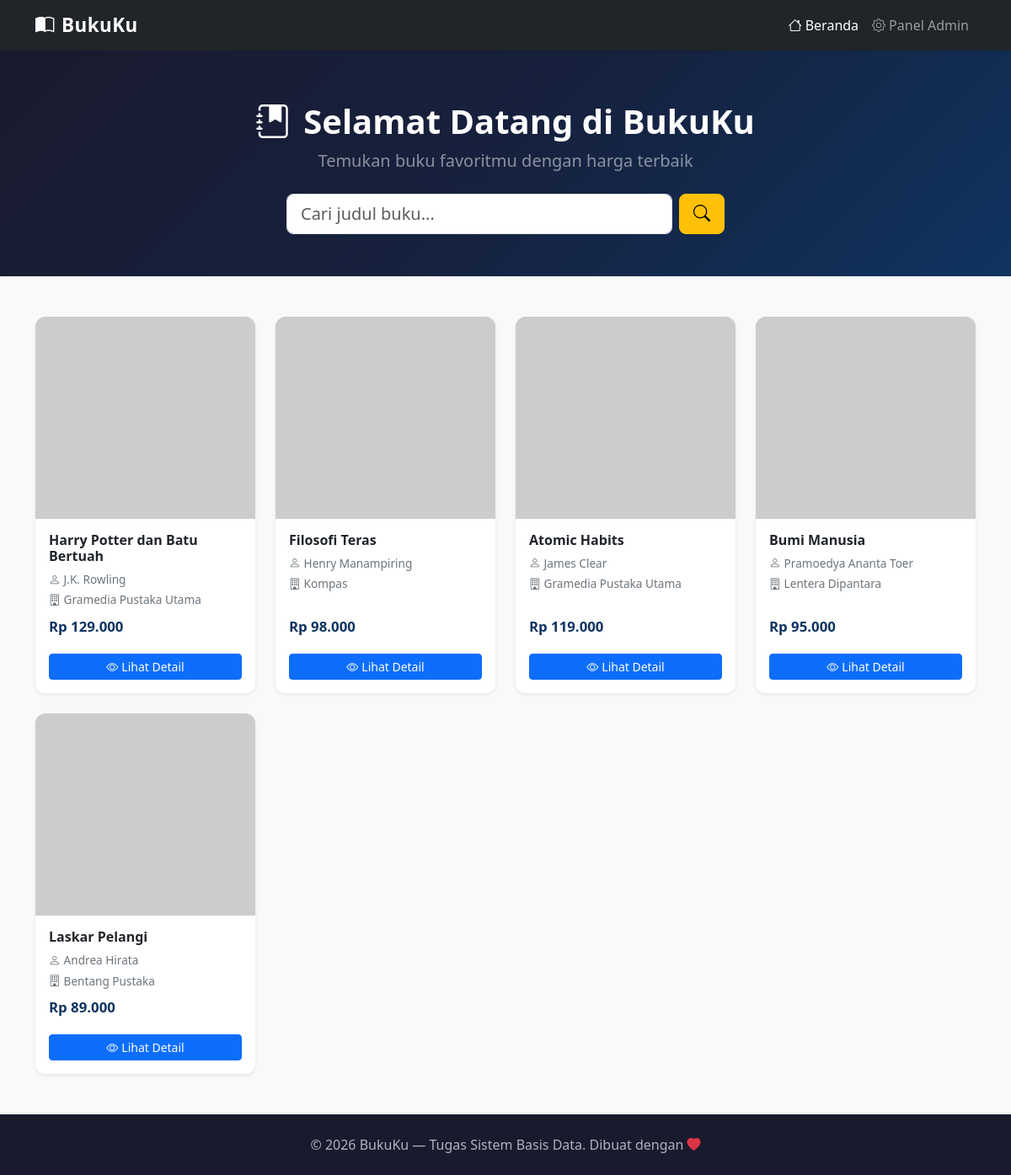
The page / on the database its author committed.
### tables this page shows
CREATE TABLE IF NOT EXISTS buku (
    id       INT(11)        NOT NULL AUTO_INCREMENT,
    judul    VARCHAR(150)   NOT NULL,
    penulis  VARCHAR(100)   NOT NULL,
    penerbit VARCHAR(100)   NOT NULL,
    harga    DECIMAL(12,0)  NOT NULL DEFAULT 0,
    stok     INT(11)        NOT NULL DEFAULT 0,
    deskripsi TEXT,
    cover    VARCHAR(255)   DEFAULT NULL,
    PRIMARY KEY (id)
);

### index.php (the view, shortened to what this page needs)
<?php
require_once 'config/koneksi.php';
$kataCari = isset($_GET['cari']) ? trim($_GET['cari']) : '';
if ($kataCari !== '') {
    $stmt = $koneksi->prepare("SELECT * FROM buku WHERE judul LIKE ? ORDER BY judul ASC");
    $paramCari = "%" . $kataCari . "%";
    $stmt->bind_param("s", $paramCari);
    $stmt->execute();
    $result = $stmt->get_result();
} else {
    $result = $koneksi->query("SELECT * FROM buku ORDER BY id DESC");
}
?>
<!DOCTYPE html>
<html lang="id">
<head>
    <link href="https://cdn.jsdelivr.net/npm/bootstrap@5.3.3/dist/css/bootstrap.min.css" rel="stylesheet">
    <link href="https://cdn.jsdelivr.net/npm/bootstrap-icons@1.11.3/font/bootstrap-icons.min.css" rel="stylesheet">
    <link href="assets/css/style.css" rel="stylesheet">
</head>
<body>
    <nav class="navbar navbar-expand-lg navbar-dark bg-dark sticky-top shadow-sm">
        <div class="container">
            <a class="navbar-brand" href="index.php">
                <i class="bi bi-book-half me-2"></i>BukuKu
            </a>
            <div class="collapse navbar-collapse" id="navbarNav">
                <ul class="navbar-nav ms-auto">
                    <li class="nav-item">
                        <a class="nav-link active" href="index.php"><i class="bi bi-house me-1"></i>Beranda</a>
                    </li>
                    <li class="nav-item">
                        <a class="nav-link" href="admin/index.php"><i class="bi bi-gear me-1"></i>Panel Admin</a>
                    </li>
                </ul>
            </div>
        </div>
    </nav>
    <section class="hero-section text-center">
        <div class="container">
            <h1><i class="bi bi-journal-bookmark-fill me-3"></i>Selamat Datang di BukuKu</h1>
            <p class="lead mt-2 mb-4 text-white-50">Temukan buku favoritmu dengan harga terbaik</p>
            <div class="search-wrapper">
                <form action="index.php" method="GET" class="d-flex gap-2">
                    <input
                        type="text"
                        name="cari"
                        class="form-control form-control-lg"
                        placeholder="Cari judul buku..."
                        value="<?= htmlspecialchars($kataCari) ?>"
                        autocomplete="off"
                    >
                    <button class="btn btn-warning btn-lg fw-bold" type="submit">
                        <i class="bi bi-search"></i>
                    </button>
                </form>
            </div>
        </div>
    </section>
    <main class="container my-5">
        <?php if ($result->num_rows > 0): ?>
            <div class="row row-cols-1 row-cols-sm-2 row-cols-md-3 row-cols-xl-4 g-4">
                <?php while ($buku = $result->fetch_assoc()): ?>
                    <div class="col">
                        <div class="card book-card shadow-sm">
                            <img
                                src="<?= $buku['cover'] ? htmlspecialchars($buku['cover']) : 'https://via.placeholder.com/300x400?text=No+Cover' ?>"
                                class="card-img-top"
                                alt="Cover <?= htmlspecialchars($buku['judul']) ?>"
                                onerror="this.src='https://via.placeholder.com/300x400?text=No+Cover'"
                            >
                            <div class="card-body p-3">
                                <h6 class="card-title"><?= htmlspecialchars($buku['judul']) ?></h6>
                                <p class="card-text penulis mb-1">
                                    <i class="bi bi-person me-1"></i><?= htmlspecialchars($buku['penulis']) ?>
                                </p>
                                <p class="card-text penulis mb-0">
                                    <i class="bi bi-building me-1"></i><?= htmlspecialchars($buku['penerbit']) ?>
                                </p>
                                <p class="harga">
                                    Rp <?= number_format($buku['harga'], 0, ',', '.') ?>
                                </p>
                                <a href="detail.php?id=<?= $buku['id'] ?>" class="btn btn-primary btn-sm w-100 mt-1">
                                    <i class="bi bi-eye me-1"></i>Lihat Detail
                                </a>
                            </div>
                        </div>
                    </div>
                <?php endwhile; ?>
            </div>
        <?php endif; ?>
    </main>
    <footer class="text-center mt-auto">
        <div class="container">
            <p class="mb-0">&copy; <?= date('Y') ?> BukuKu &mdash; Tugas Sistem Basis Data. Dibuat dengan <i class="bi bi-heart-fill text-danger"></i></p>
        </div>
    </footer>
</body>
</html>

### assets/css/style.css (style rules this page uses)
body { background-color: #f8f9fa; font-family: 'Segoe UI', Tahoma, Geneva, Verdana, sans-serif; }
.navbar-brand { font-weight: 700; font-size: 1.4rem; letter-spacing: 0.5px; }
.hero-section { background: linear-gradient(135deg, #1a1a2e 0%, #16213e 50%, #0f3460 100%); color: white; padding: 60px 0 50px; }
.hero-section h1 { font-size: 2.5rem; font-weight: 800; }
.book-card { transition: transform 0.25s ease, box-shadow 0.25s ease; border: none; border-radius: 12px; overflow: hidden; height: 100%; }
.book-card .card-img-top { height: 240px; object-fit: cover; object-position: top; background-color: #e9ecef; }
.book-card .card-body { display: flex; flex-direction: column; }
.book-card .card-title { font-size: 1rem; font-weight: 700; display: -webkit-box; -webkit-line-clamp: 2; -webkit-box-orient: vertical; overflow: hidden; }
.book-card .card-text.penulis { font-size: 0.85rem; color: #6c757d; }
.book-card .harga { font-size: 1.05rem; font-weight: 700; color: #0f3460; margin-top: auto; padding-top: 8px; }
footer { background-color: #1a1a2e; color: #adb5bd; padding: 24px 0; }
.search-wrapper { max-width: 520px; margin: 0 auto; }

### rows shown on the page
buku: judul "Harry Potter dan Batu Bertuah", penulis "J.K. Rowling", penerbit "Gramedia Pustaka Utama", harga "129.000"
buku: judul "Filosofi Teras", penulis "Henry Manampiring", penerbit "Kompas", harga "98.000"
buku: judul "Atomic Habits", penulis "James Clear", penerbit "Gramedia Pustaka Utama", harga "119.000"
buku: judul "Bumi Manusia", penulis "Pramoedya Ananta Toer", penerbit "Lentera Dipantara", harga "95.000"
buku: judul "Laskar Pelangi", penulis "Andrea Hirata", penerbit "Bentang Pustaka", harga "89.000"
